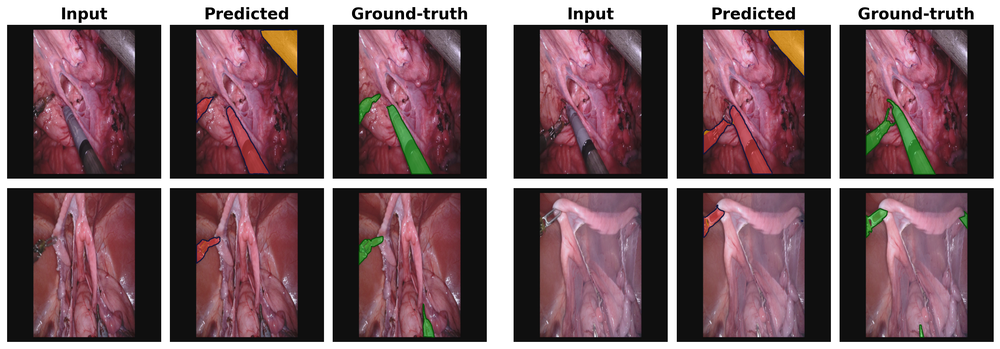
#> input picture paper/miccai2025_migrated/fig/image.png, 1000 x 349 px, shrunk from 2537 x 885 before the run
$ python -i quality.py   (imports and definitions only)   (older library calls are emulated)
#> lines starting #> are read from the running program, lines starting #| are printed output that depends on the picture
#> further down, picture is the input picture: shape (349, 1000, 3); mean B, G, R 97.4, 91.5, 118.1
"""Image quality features: brightness, blur, specular ratio, contrast."""

from __future__ import annotations

import cv2
import numpy as np


def compute_quality_features(bgr_img: np.ndarray) -> dict[str, float]:
    """
    bgr_img: (H, W, 3) uint8 BGR image.
    Returns dict of scalar quality features.
    """
    gray = cv2.cvtColor(bgr_img, cv2.COLOR_BGR2GRAY).astype(np.float32)
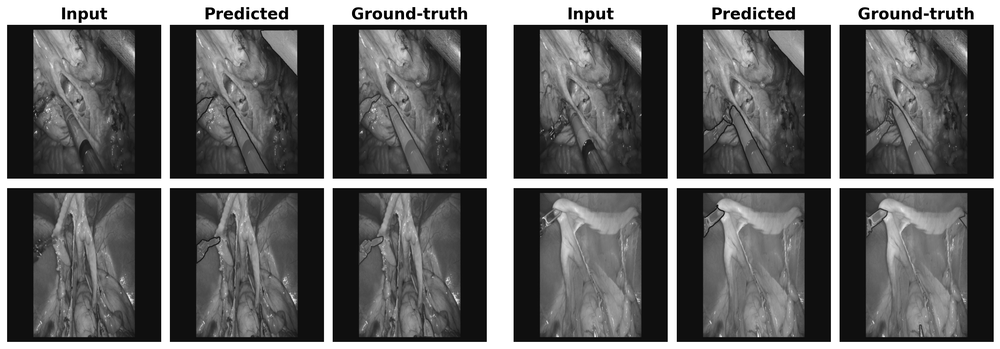
#> gray: shape (349, 1000) float32; min 0, max 255, mean 100.1

    brightness = float(gray.mean()) / 255.0
#> brightness = 0.393
    lap_var = float(cv2.Laplacian(gray, cv2.CV_32F).var())  # larger → sharper
#> lap_var = 2286.3
    contrast = float(gray.std()) / 255.0
#> contrast = 0.329

    # Specular highlight: very bright pixels (> 240 in any channel)
    hsv = cv2.cvtColor(bgr_img, cv2.COLOR_BGR2HSV)
#> hsv: shape (349, 1000, 3); mean H, S, V 83.3, 57, 119.1
    specular_ratio = float((hsv[:, :, 2] > 240).mean())
#> specular_ratio = 0.165

    return {
        "qual_brightness": brightness,
        "qual_blur_score": lap_var,
        "qual_contrast": contrast,
        "qual_specular_ratio": specular_ratio,
    }

>>> import cv2
>>> picture = cv2.imread('../../../paper/miccai2025_migrated/fig/image.png')
>>> result = compute_quality_features(picture)
#> result = {'qual_brightness': 0.393, 'qual_blur_score': 2286.3, 'qual_contrast': 0.329, 'qual_specular_ratio': 0.165}
